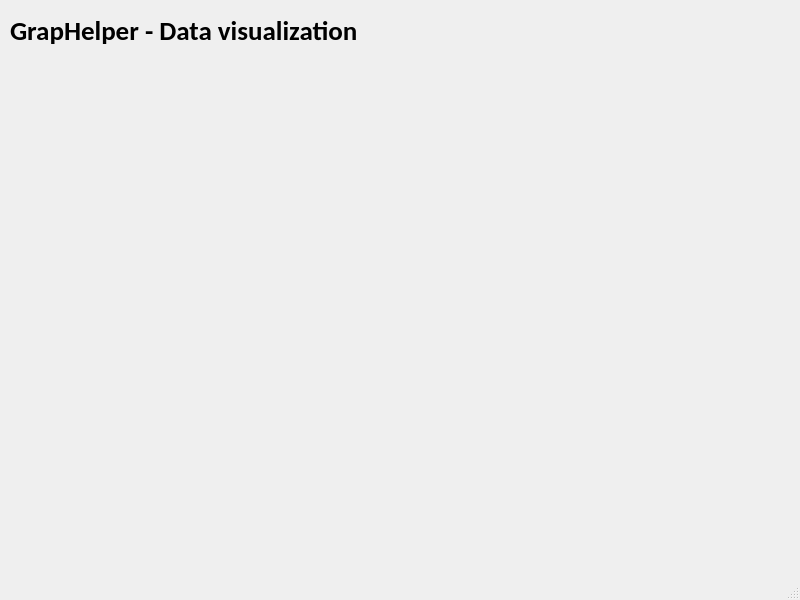
<?xml version="1.0" encoding="UTF-8"?>
<ui version="4.0">
 <class>MainWindow</class>
 <widget class="QMainWindow" name="MainWindow">
  <property name="geometry">
   <rect>
    <x>0</x>
    <y>0</y>
    <width>800</width>
    <height>600</height>
   </rect>
  </property>
  <property name="windowTitle">
   <string>MainWindow</string>
  </property>
  <widget class="QWidget" name="centralwidget">
   <widget class="QLabel" name="label_graphelper">
    <property name="geometry">
     <rect>
      <x>10</x>
      <y>10</y>
      <width>441</width>
      <height>41</height>
     </rect>
    </property>
    <property name="font">
     <font>
      <family>Calibri</family>
      <pointsize>20</pointsize>
      <weight>75</weight>
      <bold>true</bold>
     </font>
    </property>
    <property name="text">
     <string>GrapHelper - Data visualization</string>
    </property>
   </widget>
  </widget>
  <widget class="QMenuBar" name="menubar">
   <property name="geometry">
    <rect>
     <x>0</x>
     <y>0</y>
     <width>800</width>
     <height>21</height>
    </rect>
   </property>
  </widget>
  <widget class="QStatusBar" name="statusbar"/>
 </widget>
 <resources/>
 <connections/>
</ui>
